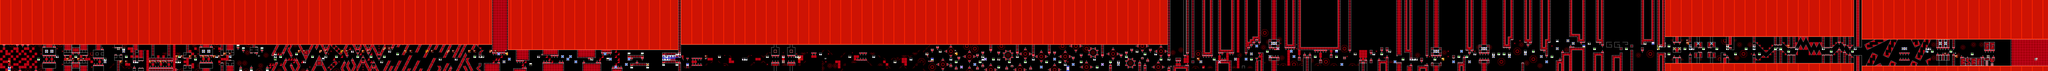

This is a level from a 2D game, rendered from its Tiled map with the project's own tilesets. A one-line summary and the map file follow, with tile-layer data summarised:
An orthogonal 770x27 tile map with 16x16 px tiles, 2 tile layers (SP, ...), 2 tilesets, 2 image layers.

<map version="1.10" tiledversion="1.11.2" orientation="orthogonal" renderorder="right-down" width="770" height="27" tilewidth="16" tileheight="16" infinite="0" nextlayerid="5" nextobjectid="1">
 <editorsettings>
  <chunksize width="16" height="27" />
  <export target="../LEVELS/LEVEL DATA/kappaclysm.csv" format="csv" />
 </editorsettings>
 <tileset firstgid="1" name="famidash" tilewidth="16" tileheight="16" tilecount="256" columns="16">
  <image source="../../../GRAPHICS/famidash Red.bmp" width="256" height="256" />
 </tileset>
 <tileset firstgid="257" name="sprites" tilewidth="16" tileheight="16" tilecount="256" columns="16">
  <image source="../../../GRAPHICS/sprites.png" width="256" height="256" />
 </tileset>
 <imagelayer id="3" name="Image Layer 1" parallaxx="0.9" parallaxy="0.9" repeatx="1" repeaty="1">
  <image source="../../../GRAPHICS/Old/parallax Red.bmp" width="144" height="72" />
 </imagelayer>
 <imagelayer id="4" name="Image Layer 2" offsetx="0" offsety="432" repeatx="1">
  <image source="../../../GRAPHICS/ground Red.bmp" width="64" height="128" />
 </imagelayer>
 <layer id="1" width="770" height="27">
  <data>[20790 cells, 20790 non-empty, 111 distinct tile ids]</data>
 </layer>
 <layer id="2" name="SP" width="770" height="27">
  <data>[20790 cells, 300 non-empty, 43 distinct tile ids]</data>
 </layer>
</map>
